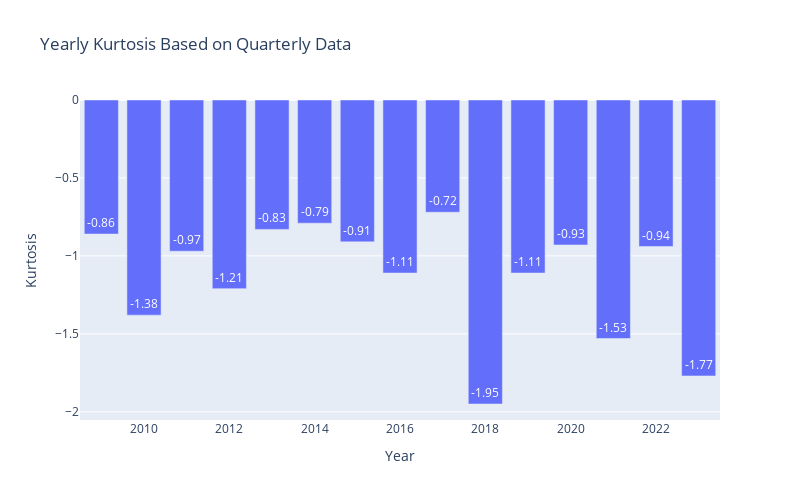

Notebook source saved alongside this figure:
### Code cell
import pandas as pd
import plotly.express as px
from scipy.stats import kurtosis

data['Year'] = pd.to_datetime(data['Year'], format='%Y')
# Calculate kurtosis for each year’s quarterly data
data['Kurtosis'] = data[['Q1', 'Q2', 'Q3', 'Q4']].apply(lambda row: round(kurtosis(row, fisher=True),2), axis=1)

# Create a bar plot for yearly kurtosis
fig = px.bar(
    data,
    x=data['Year'].dt.year,  # Use Year in the x-axis
    y='Kurtosis',
    text='Kurtosis',  # Display kurtosis values on bars
    title='Yearly Kurtosis Based on Quarterly Data',
    labels={'x': 'Year', 'Kurtosis': 'Kurtosis'}
)

# Customize layout
fig.update_layout(
    height=500, width=800,
    xaxis_title='Year',
    yaxis_title='Kurtosis',
)

# Show the plot
fig.show()

### Figure 1 — Plotly figure (JSON) as saved in the notebook; plotly's stock layout.template omitted (floating-point values rounded to 4 significant figures)
{"data": [{"alignmentgroup": "True", "hovertemplate": "Year=%{x}<br>Kurtosis=%{text}<extra></extra>", "legendgroup": "", "marker": {"color": "#636efa", "pattern": {"shape": ""}}, "name": "", "offsetgroup": "", "orientation": "v", "showlegend": false, "text": [-1.77, -0.94, -1.53, -0.93, -1.11, -1.95, -0.72, -1.11, -0.91, -0.79, -0.83, -1.21, -0.97, -1.38, -0.86], "textposition": "auto", "type": "bar", "x": [2023, 2022, 2021, 2020, 2019, 2018, 2017, 2016, 2015, 2014, 2013, 2012, 2011, 2010, 2009], "xaxis": "x", "y": [-1.77, -0.94, -1.53, -0.93, -1.11, -1.95, -0.72, -1.11, -0.91, -0.79, -0.83, -1.21, -0.97, -1.38, -0.86], "yaxis": "y"}], "layout": {"barmode": "relative", "height": 500, "legend": {"tracegroupgap": 0}, "title": {"text": "Yearly Kurtosis Based on Quarterly Data"}, "width": 800, "xaxis": {"anchor": "y", "domain": [0, 1], "title": {"text": "Year"}}, "yaxis": {"anchor": "x", "domain": [0, 1], "title": {"text": "Kurtosis"}}}}
